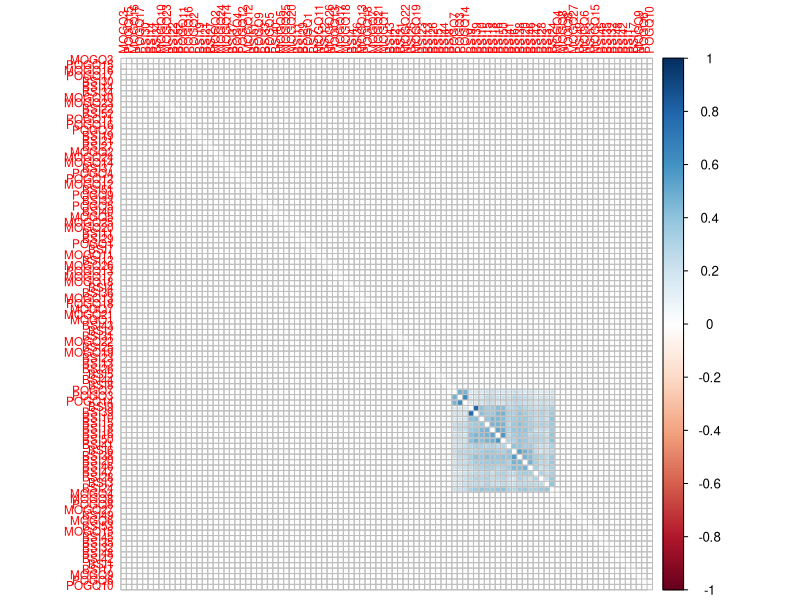

Here is the R script that generated this plot:
## ---- chunk 1
library(foreign)
dat <- read.spss(file.path("data", "gaming_random.sav"),
                 to.data.frame = TRUE)
## ---- chunk 2
str(dat)
#head(dat)
#tail(dat)
## ---- chunk 3
dat_num <- read.spss(file.path("data", "gaming_random.sav"), 
                     max.value.labels = 2)
## ---- chunk 4
dat$MOGQ1 <- as.integer(dat$MOGQ1)
## ---- chunk 5
# tudjuk, hogy a kérdőív itemek az 
# MOGQ, POGQ vagy BSI karaktereket tartalmazzák;
# akár le is ellenőrizheted: colnames(dat)
likert_valtozok <- grep("MOGQ|POGQ|BSI", 
                        colnames(dat), 
                        value = TRUE)

# meggyőződhetsz róla, hogy a likert_valtozok vektor 
# valóban a kérdéses itemeket tartalmazza
#print(likert_valtozok)

# ciklus
for (i in likert_valtozok) {
    dat[, i] <- as.integer(dat[, i])
}
## ---- chunk 6
dat[, i] <- as.integer(dat[, i])
## ---- chunk 7
library(corrplot)
png("corr_items.png", width = 1000, height = 1000)
corrplot(cor(dat[, likert_valtozok], use = "p"), 
         method = "square", diag = FALSE,
         order = "hclust", hclust.method = "mcquitty", 
         tl.cex = 0.7)
dev.off()
## ---- chunk 8
unlink("corr_items.png")
## ---- chunk 9
MOGQ_social_itemek <- c("MOGQ1", "MOGQ8", "MOGQ15", "MOGQ22")
## ---- chunk 10
MOGQ_social <- rowMeans(dat[, MOGQ_social_itemek],
                        na.rm = TRUE)
## ---- chunk 11
skala_definiciok <- list(
    MOGQ_Social = c("MOGQ1", "MOGQ8", "MOGQ15", "MOGQ22"),
    MOGQ_Escape = c("MOGQ2", "MOGQ9", "MOGQ16", "MOGQ23"),
    MOGQ_Competition = c("MOGQ3", "MOGQ10", "MOGQ17", "MOGQ24"),
    MOGQ_Coping = c("MOGQ4", "MOGQ11", "MOGQ18", "MOGQ25"),
    MOGQ_SkillDev = c("MOGQ5", "MOGQ12", "MOGQ19", "MOGQ26"),
    MOGQ_Fantasy = c("MOGQ6", "MOGQ13", "MOGQ20", "MOGQ27"),
    MOGQ_Recreation = c("MOGQ7", "MOGQ14", "MOGQ21"),
    POGQ_Preoccupation = c("POGQ1", "POGQ7"),
    POGQ_Immersion = c("POGQ2", "POGQ8", "POGQ13", "POGQ17"),
    POGQ_Withdrawal = c("POGQ3", "POGQ9", "POGQ14", "POGQ18"),
    POGQ_Overuse = c("POGQ4", "POGQ10", "POGQ15"),
    POGQ_IntConflicts = c("POGQ5", "POGQ11"),
    POGQ_SocIsolation = c("POGQ6", "POGQ12", "POGQ16"),
    BSI_Somatization = c("BSI2", "BSI7", "BSI23", "BSI29", "BSI30", "BSI33", "BSI37"),
    BSI_ObsComp = c("BSI5", "BSI15", "BSI26", "BSI27", "BSI32", "BSI36"),
    BSI_IntpersSens = c("BSI20", "BSI21", "BSI22", "BSI42"),
    BSI_Depression = c("BSI9", "BSI16", "BSI17", "BSI18", "BSI35", "BSI50"),
    BSI_Anxiety = c("BSI1", "BSI12", "BSI19", "BSI38", "BSI45", "BSI49"),
    BSI_Hostility = c("BSI6", "BSI13", "BSI40", "BSI41", "BSI46"),
    BSI_PhobicAnxiety = c("BSI8", "BSI28", "BSI31", "BSI43", "BSI47"),
    BSI_ParanoidId = c("BSI4", "BSI10", "BSI24", "BSI48", "BSI51"),
    BSI_Psychotiscism = c("BSI3", "BSI14", "BSI34", "BSI44", "BSI53"),
    GSI = c("BSI1", "BSI2", "BSI3", "BSI4", "BSI5", "BSI6", "BSI7", "BSI8", "BSI9", "BSI10", "BSI11", "BSI12", "BSI13", "BSI14", "BSI15", "BSI16", "BSI17", "BSI18", "BSI19", "BSI20", "BSI21", "BSI22", "BSI23", "BSI24", "BSI25", "BSI26", "BSI27", "BSI28", "BSI29", "BSI30", "BSI31", "BSI32", "BSI33", "BSI34", "BSI35", "BSI36", "BSI37", "BSI38", "BSI39", "BSI40", "BSI41", "BSI42", "BSI43", "BSI44", "BSI45", "BSI46", "BSI47", "BSI48", "BSI49", "BSI50", "BSI51", "BSI52", "BSI53")
)
## ---- chunk 12
MOGQ_social_itemek <- c("MOGQ1", "MOGQ8", "MOGQ15", "MOGQ22")
MOGQ_social <- rowMeans(dat[, MOGQ_social_itemek])
## ---- chunk 13
itemek <- skala_definiciok[["MOGQ_social"]]
skala <- rowMeans(dat[, itemek], na.rm = TRUE)
## ---- chunk 14
skala_nevek <- names(skala_definiciok)
for (n in skala_nevek) {
    itemek <- skala_definiciok[[n]]
    skala <- rowMeans(dat[, itemek], 
                      na.rm = TRUE)
}
## ---- chunk 15
skalapontok <- lapply(skala_nevek, 
                      function(n) {
                          itemek <- skala_definiciok[[n]]
                          rowMeans(dat[, itemek],
                                   na.rm = TRUE)
                          }
                      )
## ---- chunk 16
skalapontok <- lapply(skala_definiciok, 
                      function(itemek) {
                          rowMeans(dat[, itemek],
                                   na.rm = TRUE)
                          }
                      )
## ---- chunk 17
skalapontok <- as.data.frame(skalapontok)
## ---- chunk 18
# töltsük be a psych csomagot
library(psych)

# kérjünk leíró statisztikákat csoportonkénti bontásban
describeBy(skalapontok, 
           group = dat[, c("Heavy_use", "Problematic")])
## ---- chunk 19
final_dat <- data.frame(skalapontok, 
                        dat[, c("Sorszam", "Heavy_use", "Problematic")])
## ---- chunk 20
final_dat <- na.omit(final_dat)
## ---- chunk 21
# standardizálandó változók:
skala_nevek <- colnames(skalapontok)
final_dat[, skala_nevek] <- scale(final_dat[, skala_nevek])
## ---- chunk 22
# adattable mentese
saveRDS(final_dat, 
        file = file.path("data", "prepared_data.rds"))
